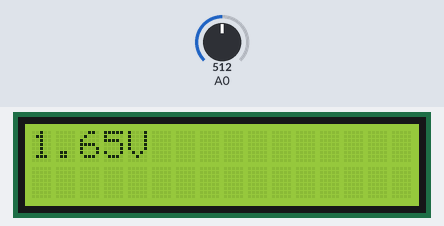
A program run on a simulated ESP8266 (NodeMCU). Shown: 16×2 character LCD. Inputs (shaded band) come from the test bench; at power-on: A0 = 512. What the program prints to the serial monitor is not drawn.

Above: at 1.2 s.
1.3 s: A0 set to 716
At 2.6 s:
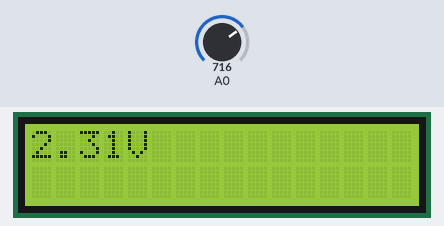
3.5 s: A0 set to 900
At 4.5 s:
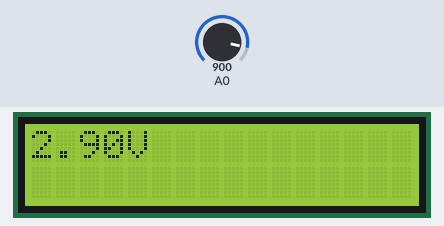
5.5 s: A0 set to 1023
At 6.5 s:
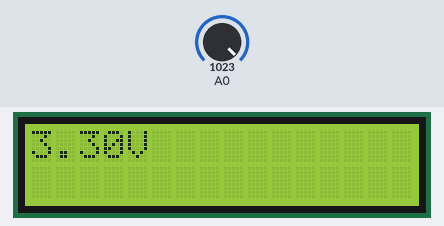
Timing chart, 0 to 8.5 s (numbered marks = the images above; inputs shaded):
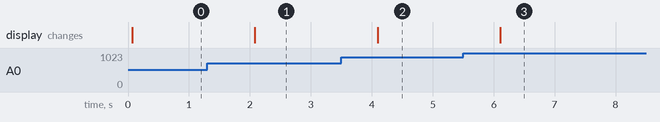

The program:

main.cpp
```cpp
#include <Arduino.h>
#include <Wire.h>
#include "LiquidCrystal_I2C.h"
const int LCDIDLE =0;
const int LCDLOOP = 1;
int state;
float var;
LiquidCrystal_I2C LCD(0x27,16,2);

void setup(){
  Serial.begin(115200);
  LCD.init();
  LCD.clear();
  LCD.backlight();
  state = LCDIDLE;
}
void loop(){
  if(state==LCDIDLE){
    var = analogRead(A0);
    var = var * (3.3 / 1023.0);  // Calculate voltage accurately    delay(500);
    state = LCDLOOP;
  }else if(state == LCDLOOP){
 LCD.setCursor(0,0);
    LCD.print(var,2);
    LCD.print("V");
    Serial.println(var);
    delay(1000);
    state = LCDIDLE;
  }
}
```

Measured:
- after the input at 1.3 s, the display: changes after 0.78 s (image 1)
- after the input at 3.5 s, the display: changes after 0.59 s (image 2)
- after the input at 5.5 s, the display: changes after 0.61 s (image 3)
